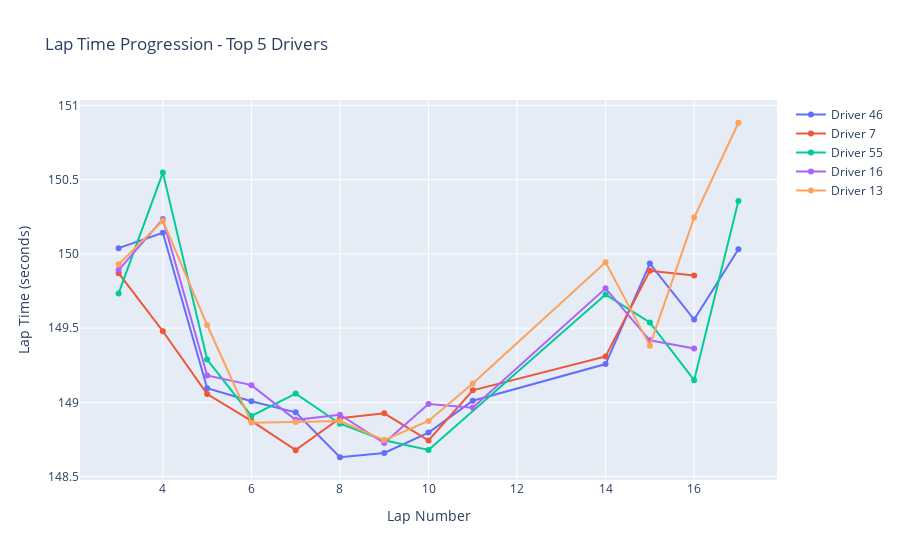

Notebook cell for this chart:
### Markdown cell above
## 5. Interactive Plotly Visualizations

### Code cell
# Interactive lap time progression
fig = go.Figure()

# Add traces for top 5 drivers
top_5_drivers = driver_stats.nsmallest(5, 'BestLap(s)')['DriverNumber'].tolist()

for driver in top_5_drivers:
    driver_laps = lap_data[lap_data['NUMBER'] == driver].sort_values('LAP_NUMBER')
    fig.add_trace(go.Scatter(
        x=driver_laps['LAP_NUMBER'],
        y=driver_laps['LAP_TIME_SEC'],
        mode='lines+markers',
        name=f'Driver {driver}',
        hovertemplate='Lap: %{x}<br>Time: %{y:.3f}s<extra></extra>'
    ))

fig.update_layout(
    title='Lap Time Progression - Top 5 Drivers',
    xaxis_title='Lap Number',
    yaxis_title='Lap Time (seconds)',
    hovermode='x unified'
)

fig.show()

### Figure 1 — Plotly figure (JSON) as saved in the notebook; plotly's stock layout.template omitted (floating-point values rounded to 4 significant figures)
{"data": [{"hovertemplate": "Lap: %{x}<br>Time: %{y:.3f}s<extra></extra>", "mode": "lines+markers", "name": "Driver 46", "type": "scatter", "x": [3.0, 4.0, 5.0, 6.0, 7.0, 8.0, 9.0, 10.0, 11.0, 14.0, 15.0, 16.0, 17.0], "y": [150.0, 150.1, 149.1, 149.0, 148.9, 148.6, 148.7, 148.8, 149.0, 149.3, 149.9, 149.6, 150.0]}, {"hovertemplate": "Lap: %{x}<br>Time: %{y:.3f}s<extra></extra>", "mode": "lines+markers", "name": "Driver 7", "type": "scatter", "x": [3.0, 4.0, 5.0, 6.0, 7.0, 8.0, 9.0, 10.0, 11.0, 14.0, 15.0, 16.0], "y": [149.9, 149.5, 149.1, 148.9, 148.7, 148.9, 148.9, 148.7, 149.1, 149.3, 149.9, 149.9]}, {"hovertemplate": "Lap: %{x}<br>Time: %{y:.3f}s<extra></extra>", "mode": "lines+markers", "name": "Driver 55", "type": "scatter", "x": [3.0, 4.0, 5.0, 6.0, 7.0, 8.0, 9.0, 10.0, 14.0, 15.0, 16.0, 17.0], "y": [149.7, 150.5, 149.3, 148.9, 149.1, 148.9, 148.7, 148.7, 149.7, 149.5, 149.1, 150.4]}, {"hovertemplate": "Lap: %{x}<br>Time: %{y:.3f}s<extra></extra>", "mode": "lines+markers", "name": "Driver 16", "type": "scatter", "x": [3.0, 4.0, 5.0, 6.0, 7.0, 8.0, 9.0, 10.0, 11.0, 14.0, 15.0, 16.0], "y": [149.9, 150.2, 149.2, 149.1, 148.9, 148.9, 148.7, 149.0, 149.0, 149.8, 149.4, 149.4]}, {"hovertemplate": "Lap: %{x}<br>Time: %{y:.3f}s<extra></extra>", "mode": "lines+markers", "name": "Driver 13", "type": "scatter", "x": [3.0, 4.0, 5.0, 6.0, 7.0, 8.0, 9.0, 10.0, 11.0, 14.0, 15.0, 16.0, 17.0], "y": [149.9, 150.2, 149.5, 148.9, 148.9, 148.9, 148.7, 148.9, 149.1, 149.9, 149.4, 150.2, 150.9]}], "layout": {"hovermode": "x unified", "title": {"text": "Lap Time Progression - Top 5 Drivers"}, "xaxis": {"title": {"text": "Lap Number"}}, "yaxis": {"title": {"text": "Lap Time (seconds)"}}}}
